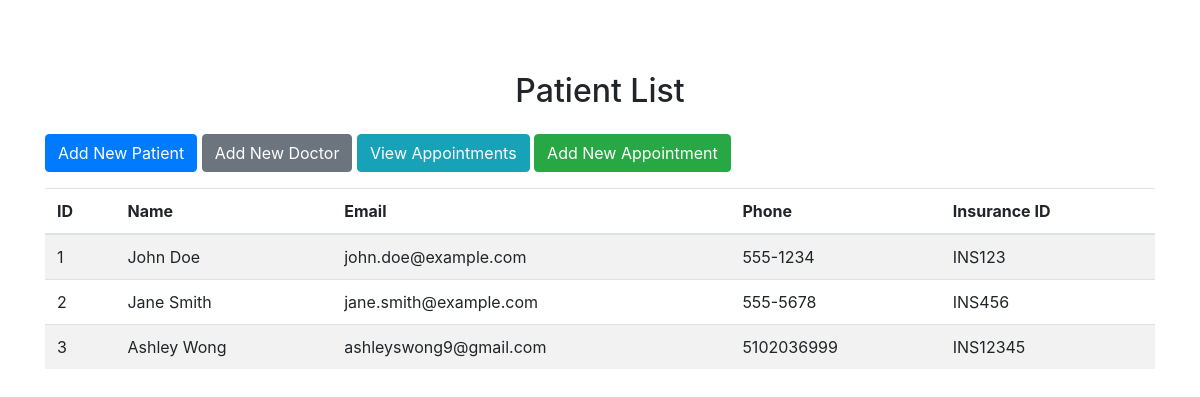
The page / on the database its author committed.
### app.py (models this page shows)
class Patient(db.Model):
    patient_id = db.Column(db.Integer, primary_key=True)
    name = db.Column(db.String(100), index=True)
    email = db.Column(db.String(100))
    phone = db.Column(db.String(20))
    insurance_id = db.Column(db.String(50))
    appointments = db.relationship('Appointment', backref='patient', lazy=True)

### app.py (the view)
@app.route('/')
def index():
    patients = Patient.query.all()
    return render_template('index.html', patients=patients)

### templates/index.html (shortened to what this page needs)
﻿<!DOCTYPE html>
<html lang="en">
<head>
    <link rel="stylesheet" href="https://stackpath.bootstrapcdn.com/bootstrap/4.5.2/css/bootstrap.min.css">
</head>
<body>
    <div class="container mt-5">
        <h2 class="text-center mb-4">Patient List</h2>
        <a href="/add_patient" class="btn btn-primary mb-3">Add New Patient</a>
        <a href="/add_doctor" class="btn btn-secondary mb-3">Add New Doctor</a>
        <a href="/appointments" class="btn btn-info mb-3">View Appointments</a>
        <a href="/appointments/add" class="btn btn-success mb-3">Add New Appointment</a>
        <table class="table table-striped">
            <thead>
                <tr>
                    <th>ID</th>
                    <th>Name</th>
                    <th>Email</th>
                    <th>Phone</th>
                    <th>Insurance ID</th>
                </tr>
            </thead>
            <tbody>
                {% for patient in patients %}
                <tr>
                    <td>{{ patient.patient_id }}</td>
                    <td>{{ patient.name }}</td>
                    <td>{{ patient.email }}</td>
                    <td>{{ patient.phone }}</td>
                    <td>{{ patient.insurance_id }}</td>
                </tr>
                {% endfor %}
            </tbody>
        </table>
    </div>
</body>
</html>

### rows shown on the page
Patient: patient_id "1", name "John Doe", email "john.doe@example.com", phone "555-1234", insurance_id "INS123"
Patient: patient_id "2", name "Jane Smith", email "jane.smith@example.com", phone "555-5678", insurance_id "INS456"
Patient: patient_id "3", name "Ashley Wong", email "ashleyswong9@gmail.com", phone "5102036999", insurance_id "INS12345"
